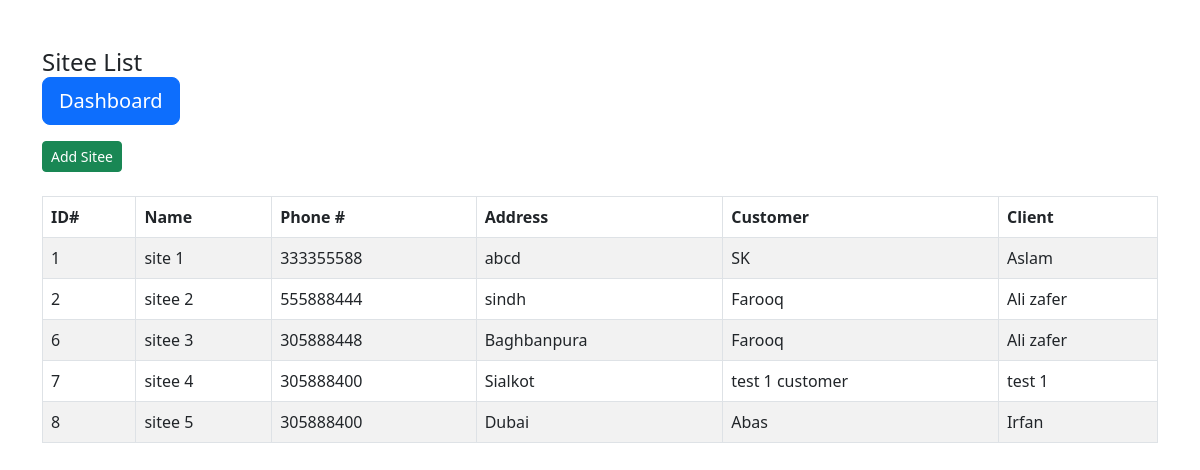
The app's page /sitee/ with its own data.
### sitee/models.py (models this page shows)
class Sitee(models.Model):
    name = models.CharField(max_length=50)
    address = models.CharField(max_length=250)
    phone_num= models.IntegerField()
    customer = models.ForeignKey(Customer, on_delete= models.CASCADE)
    def __str__(self):
        return self.name

### customer/models.py (models this page shows)
class Customer(models.Model):
    name = models.CharField(max_length=50)
    email = models.EmailField()
    address = models.CharField(max_length=250)
    client = models.ForeignKey(Client, on_delete=models.CASCADE)
    def __str__(self):
        return self.name

### client/models.py (models this page shows)
class Client(models.Model):
    name = models.CharField(max_length=30)
    phone_num = models.CharField(max_length=11)
    address = models.CharField(max_length=250)
    def __str__(self):
        return self.name

### sitee/views.py (the view)
# urls.py: path('sitee/', views.sitee_list, name= 'sitee_list'),
def sitee_list(request):
    sitees = Sitee.objects.select_related("customer__client").all()
    customers = Customer.objects.all()
    print(sitees)
    return render(request , "sitee/sitee_list.html", {'sitees': sitees, "customers": customers})

### templates/sitee/sitee_list.html (shortened to what this page needs)
<!DOCTYPE html>
<html lang="en">
<head>
    <link href="https://cdn.jsdelivr.net/npm/bootstrap@5.3.0/dist/css/bootstrap.min.css" rel="stylesheet">
    <link rel="stylesheet" href="https://cdn.datatables.net/1.11.5/css/jquery.dataTables.min.css">
</head>
<body>
    <div class="container mt-5">
        <h4 class="mb-0">Sitee List</h4>
        <a href="{% url 'home' %}" class="btn btn-primary btn-lg">
             Dashboard
        </a>
        <div class= "d-flex justify-content-between align-items-center my-3">
            <button  class="btn btn-success btn-sm delete-btn"
            data-bs-toggle="modal"
            data-bs-target="#createSiteeModal">
            Add Sitee
            </button>
        </div>
    </div>
    <div class="container mt-4">
        <table id="siteeTable" class="display table table-bordered table-striped">
            <thead>
                <tr>
                    <th>ID#</th>
                    <th>Name</th>
                    <th>Phone #</th>
                    <th>Address</th>
                    <th>Customer</th>
                    <th>Client</th>
                </tr>
            </thead>
            <tbody>
                {% for sitee in sitees %}
                    <tr>
                        <td>{{ sitee.id }}</td>
                        <td>{{ sitee.name }}</td>
                        <td>{{ sitee.phone_num }}</td>
                        <td>{{ sitee.address }}</td>
                        <td>{{ sitee.customer }}</td>
                        <td>{{ sitee.customer.client }}</td>
                    </tr>
                {% endfor %}
            </tbody>
        </table>
    </div>
</body>
</html>

### records on screen
Sitee: id "1", name "site 1", phone_num "333355588", address "abcd", customer "SK", customer.client "Aslam"
Sitee: id "2", name "sitee 2", phone_num "555888444", address "sindh", customer "Farooq", customer.client "Ali zafer"
Sitee: id "6", name "sitee 3", phone_num "305888448", address "Baghbanpura", customer "Farooq", customer.client "Ali zafer"
Sitee: id "7", name "sitee 4", phone_num "305888400", address "Sialkot", customer "test 1 customer", customer.client "test 1"
Sitee: id "8", name "sitee 5", phone_num "305888400", address "Dubai", customer "Abas", customer.client "Irfan"
